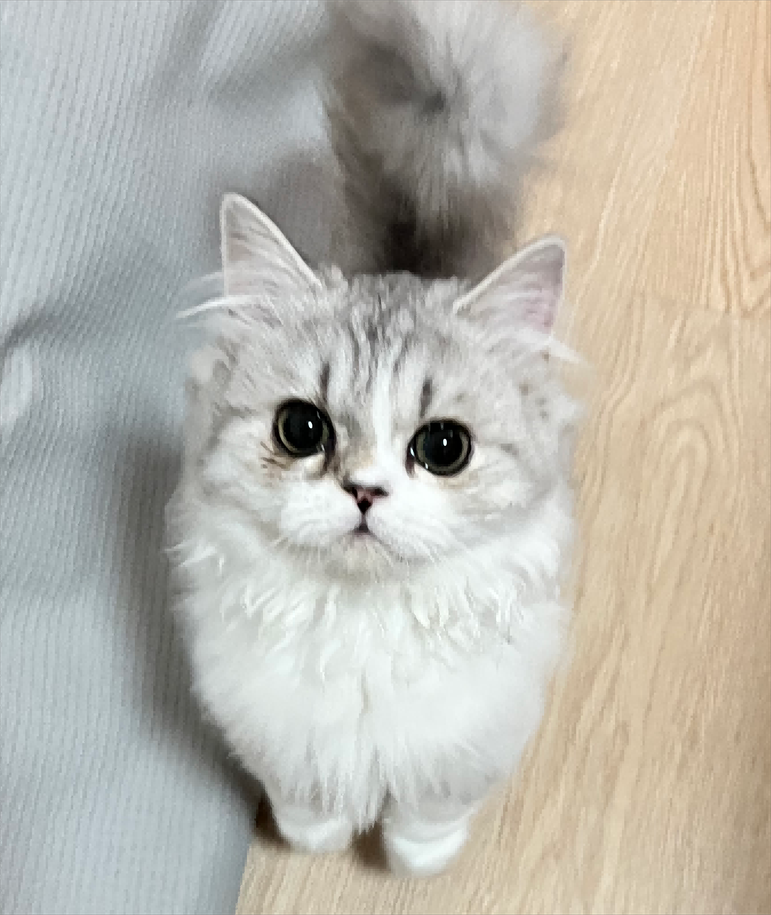
#> input picture code/fig source/A4/A4_5/cat_fitting_2.png, 771 x 915 px, shrunk from 1686 x 2001 before the run
$ jupyter execute cat_CFT.ipynb
#> lines starting #> are read from the running program, lines starting #| are printed output that depends on the picture
[cell 1]
import numpy as np
import matplotlib.pyplot as plt
from matplotlib.image import imread
from scipy.fft import fft2, ifft2, fftshift, ifftshift

# 图像路径，根据你的图片实际位置进行修改
image_path = './cat_fitting_2.png'

# 读取图像
image = imread(image_path)
#> image is the input picture: shape (915, 771, 4) float32; mean R, G, B, A 0.728, 0.716, 0.68, 1
if image.ndim == 3:
    # 转换为灰度图像
    image = np.dot(image[..., :3], [0.2989, 0.5870, 0.1140])
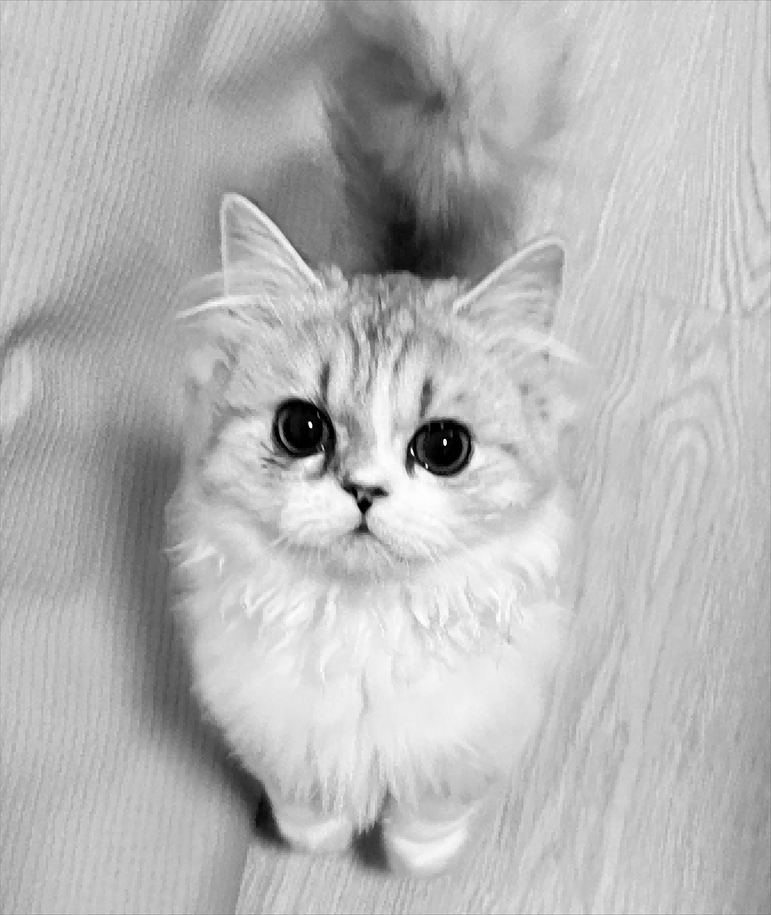
#> image: shape (915, 771) float64; min 0, max 1, mean 0.716

# 执行傅里叶变换并将零频率分量移至中心
f_transform = fftshift(fft2(image))

# 创建一个同样大小的掩模，中心为低频，四周为高频
rows, cols = image.shape
#> rows = 915; cols = 771
crow, ccol = rows // 2 , cols // 2
#> crow = 457; ccol = 385
mask = np.zeros((rows, cols), np.uint8)
low_freq_radius = 10  # 你可以调整这个半径大小来增减低频成分
mask[crow-low_freq_radius:crow+low_freq_radius, ccol-low_freq_radius:ccol+low_freq_radius] = 1

# 应用掩模提取低频成分
f_shift_low_freq = f_transform * mask
# 逆变换回图像空间
image_low_freq = np.abs(ifft2(ifftshift(f_shift_low_freq)))
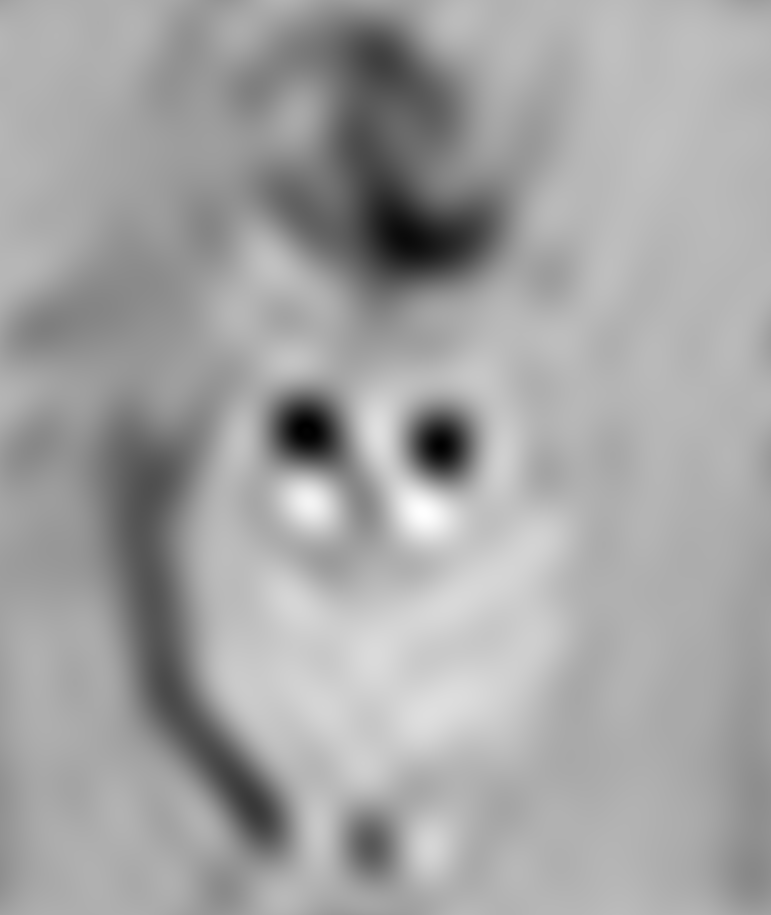
#> image_low_freq: shape (915, 771) float64; min 0.0102, max 1.11, mean 0.716; drawn with min black and max white

# 提取高频成分，即掩模的补集
mask_high_freq = 1 - mask
f_shift_high_freq = f_transform * mask_high_freq
# 逆变换回图像空间
image_high_freq = np.abs(ifft2(ifftshift(f_shift_high_freq)))
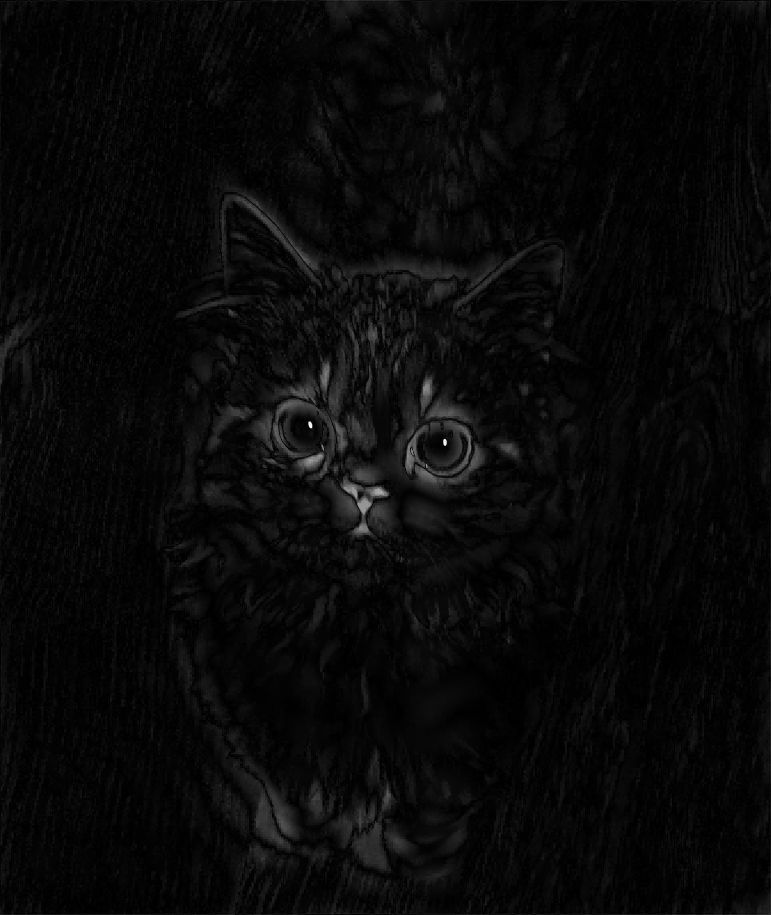
#> image_high_freq: shape (915, 771) float64; min 4.92e-05, max 0.993, mean 0.0367

# 显示结果
plt.figure(figsize=(12, 4))
plt.subplot(1, 3, 1)
plt.title("Original Image")
plt.imshow(image, cmap='gray')
plt.axis('off')

plt.subplot(1, 3, 2)
plt.title("Low Frequency")
plt.imshow(image_low_freq, cmap='gray')
plt.axis('off')

plt.subplot(1, 3, 3)
plt.title("High Frequency")
plt.imshow(image_high_freq, cmap='gray')
plt.axis('off')

plt.tight_layout()
# plt.show()
plt.savefig('low_high_freq.png', dpi=300)
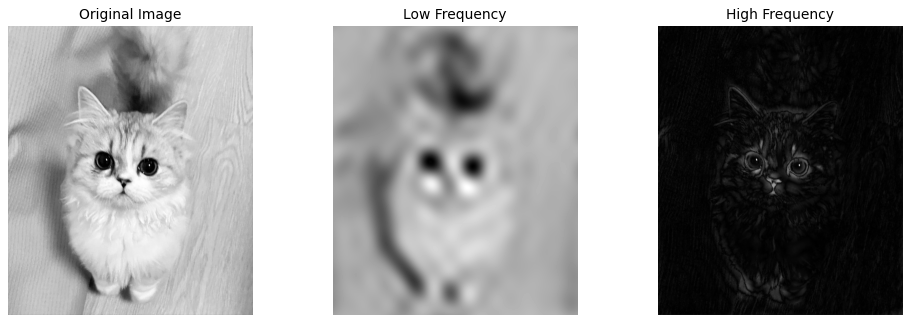
#> figure drawn by matplotlib, 3 panels

$ run again, with code/fig source/A4/A4_5/low_high_freq.png copied over code/fig source/A4/A4_5/cat_fitting_2.png
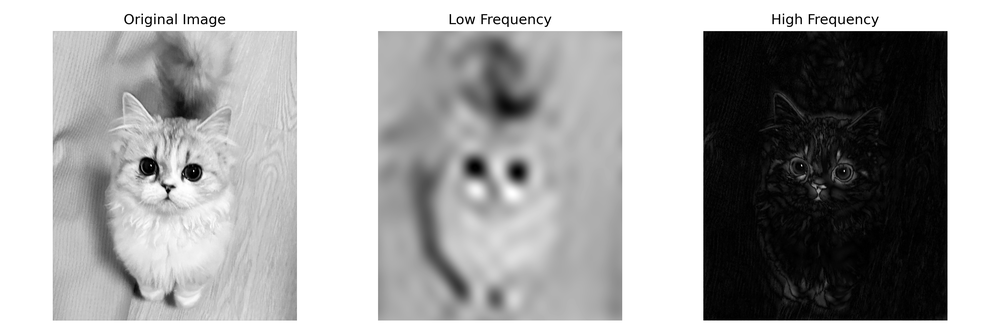
#> input picture code/fig source/A4/A4_5/low_high_freq.png, 1000 x 333 px, shrunk from 3600 x 1200 before the run
#> image is the input picture: shape (333, 1000, 4) float32; mean R, G, B, A 0.657, 0.657, 0.657, 1
#> image: shape (333, 1000) float64
#> `image_high_freq = np.abs(ifft2(ifftshift(f_shift_high_freq)))`:
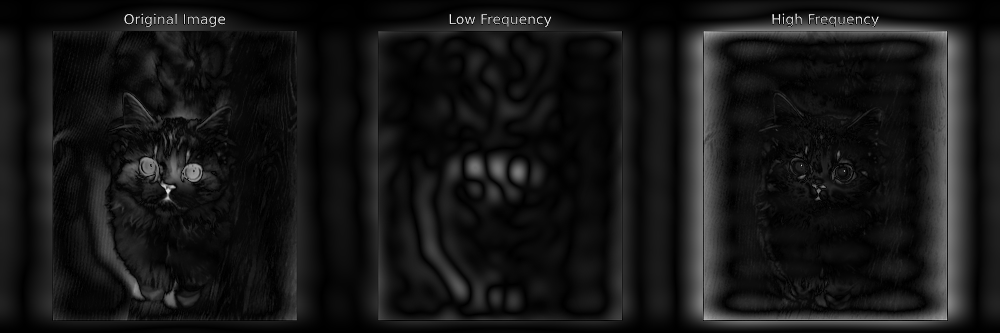
#> image_high_freq: shape (333, 1000) float64; min 6.52e-05, max 0.965, mean 0.0875
#> `plt.savefig('low_high_freq.png', dpi=300)`:
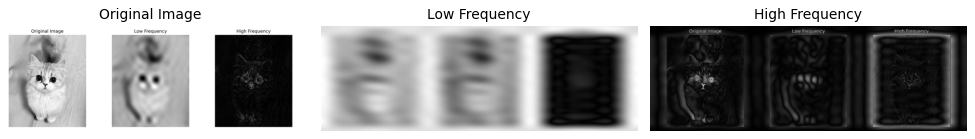
#> figure drawn by matplotlib, 3 panels
